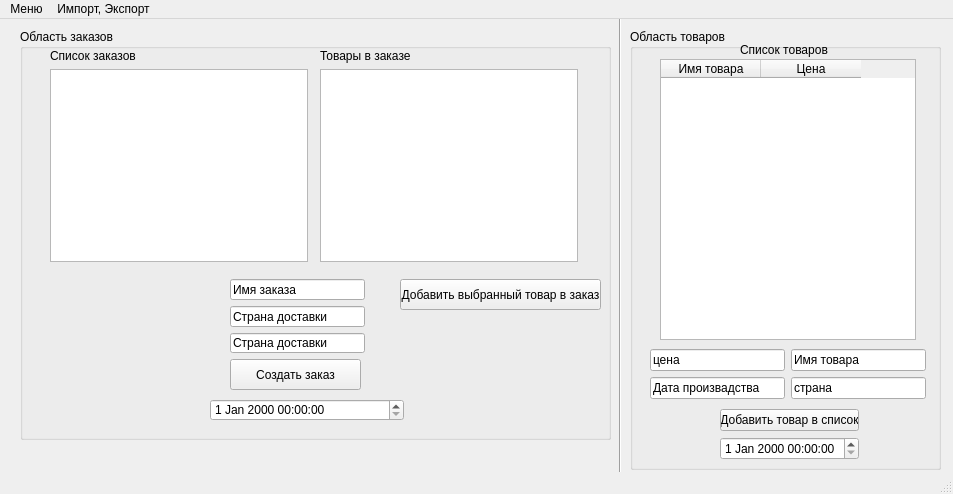
<?xml version="1.0" encoding="UTF-8"?>
<ui version="4.0">
 <class>MainWindow</class>
 <widget class="QMainWindow" name="MainWindow">
  <property name="enabled">
   <bool>true</bool>
  </property>
  <property name="geometry">
   <rect>
    <x>0</x>
    <y>0</y>
    <width>953</width>
    <height>494</height>
   </rect>
  </property>
  <property name="sizePolicy">
   <sizepolicy hsizetype="Fixed" vsizetype="Fixed">
    <horstretch>0</horstretch>
    <verstretch>0</verstretch>
   </sizepolicy>
  </property>
  <property name="minimumSize">
   <size>
    <width>953</width>
    <height>494</height>
   </size>
  </property>
  <property name="maximumSize">
   <size>
    <width>953</width>
    <height>494</height>
   </size>
  </property>
  <property name="cursor">
   <cursorShape>PointingHandCursor</cursorShape>
  </property>
  <property name="acceptDrops">
   <bool>false</bool>
  </property>
  <property name="windowTitle">
   <string>Управление заказами</string>
  </property>
  <property name="accessibleDescription">
   <string/>
  </property>
  <property name="animated">
   <bool>true</bool>
  </property>
  <property name="documentMode">
   <bool>false</bool>
  </property>
  <widget class="QWidget" name="centralwidget">
   <widget class="QGroupBox" name="groupBox">
    <property name="geometry">
     <rect>
      <x>630</x>
      <y>10</y>
      <width>311</width>
      <height>441</height>
     </rect>
    </property>
    <property name="title">
     <string>Область товаров</string>
    </property>
    <widget class="QTableWidget" name="tableOfAllGoods">
     <property name="geometry">
      <rect>
       <x>30</x>
       <y>30</y>
       <width>256</width>
       <height>281</height>
      </rect>
     </property>
     <column>
      <property name="text">
       <string>Имя товара</string>
      </property>
     </column>
     <column>
      <property name="text">
       <string>Цена</string>
      </property>
     </column>
    </widget>
    <widget class="QLabel" name="label_3">
     <property name="geometry">
      <rect>
       <x>110</x>
       <y>10</y>
       <width>101</width>
       <height>21</height>
      </rect>
     </property>
     <property name="text">
      <string>Список товаров</string>
     </property>
    </widget>
    <widget class="QWidget" name="layoutWidget">
     <property name="geometry">
      <rect>
       <x>20</x>
       <y>320</y>
       <width>276</width>
       <height>52</height>
      </rect>
     </property>
     <layout class="QVBoxLayout" name="verticalLayout_2">
      <item>
       <layout class="QHBoxLayout" name="horizontalLayout_2">
        <item>
         <widget class="QLineEdit" name="line_goodPrice">
          <property name="text">
           <string>цена</string>
          </property>
         </widget>
        </item>
        <item>
         <widget class="QLineEdit" name="line_goodName">
          <property name="text">
           <string>Имя товара</string>
          </property>
         </widget>
        </item>
       </layout>
      </item>
      <item>
       <layout class="QHBoxLayout" name="horizontalLayout">
        <item>
         <widget class="QLineEdit" name="line_goodDate">
          <property name="text">
           <string>Дата произвадства</string>
          </property>
         </widget>
        </item>
        <item>
         <widget class="QLineEdit" name="line_goodCountry">
          <property name="text">
           <string>страна</string>
          </property>
         </widget>
        </item>
       </layout>
      </item>
     </layout>
    </widget>
    <widget class="QWidget" name="layoutWidget">
     <property name="geometry">
      <rect>
       <x>90</x>
       <y>380</y>
       <width>139</width>
       <height>51</height>
      </rect>
     </property>
     <layout class="QVBoxLayout" name="verticalLayout_5">
      <item>
       <widget class="QPushButton" name="button_createGood">
        <property name="text">
         <string>Добавить товар в список</string>
        </property>
       </widget>
      </item>
      <item>
       <widget class="QDateTimeEdit" name="dateTime_Good"/>
      </item>
     </layout>
    </widget>
   </widget>
   <widget class="QGroupBox" name="groupBox_2">
    <property name="geometry">
     <rect>
      <x>20</x>
      <y>10</y>
      <width>591</width>
      <height>411</height>
     </rect>
    </property>
    <property name="title">
     <string>Область заказов</string>
    </property>
    <widget class="QPushButton" name="button_addGoodInOrder">
     <property name="geometry">
      <rect>
       <x>380</x>
       <y>250</y>
       <width>201</width>
       <height>31</height>
      </rect>
     </property>
     <property name="text">
      <string>Добавить выбранный товар в заказ</string>
     </property>
    </widget>
    <widget class="QPushButton" name="button_createOrder">
     <property name="geometry">
      <rect>
       <x>210</x>
       <y>330</y>
       <width>131</width>
       <height>31</height>
      </rect>
     </property>
     <property name="text">
      <string>Создать заказ</string>
     </property>
    </widget>
    <widget class="QDateTimeEdit" name="dateTime_Order">
     <property name="geometry">
      <rect>
       <x>190</x>
       <y>370</y>
       <width>194</width>
       <height>22</height>
      </rect>
     </property>
    </widget>
    <widget class="QWidget" name="layoutWidget">
     <property name="geometry">
      <rect>
       <x>210</x>
       <y>250</y>
       <width>135</width>
       <height>74</height>
      </rect>
     </property>
     <layout class="QVBoxLayout" name="verticalLayout">
      <item>
       <widget class="QLineEdit" name="line_orderName">
        <property name="text">
         <string>Имя заказа</string>
        </property>
       </widget>
      </item>
      <item>
       <widget class="QLineEdit" name="line_orderCountry">
        <property name="text">
         <string>Страна доставки</string>
        </property>
       </widget>
      </item>
      <item>
       <widget class="QLineEdit" name="line_orderDilivery">
        <property name="text">
         <string>Страна доставки</string>
        </property>
       </widget>
      </item>
     </layout>
    </widget>
    <widget class="QWidget" name="layoutWidget">
     <property name="geometry">
      <rect>
       <x>30</x>
       <y>20</y>
       <width>258</width>
       <height>213</height>
      </rect>
     </property>
     <layout class="QVBoxLayout" name="verticalLayout_3">
      <item>
       <widget class="QLabel" name="label">
        <property name="text">
         <string>Список заказов</string>
        </property>
       </widget>
      </item>
      <item>
       <widget class="QListWidget" name="listWidget_Orders"/>
      </item>
     </layout>
    </widget>
    <widget class="QWidget" name="layoutWidget">
     <property name="geometry">
      <rect>
       <x>300</x>
       <y>20</y>
       <width>258</width>
       <height>213</height>
      </rect>
     </property>
     <layout class="QVBoxLayout" name="verticalLayout_4">
      <item>
       <widget class="QLabel" name="label_2">
        <property name="text">
         <string>Товары в заказе</string>
        </property>
       </widget>
      </item>
      <item>
       <widget class="QListView" name="listView_goodsInOrders"/>
      </item>
     </layout>
    </widget>
   </widget>
   <widget class="Line" name="line">
    <property name="geometry">
     <rect>
      <x>610</x>
      <y>-50</y>
      <width>20</width>
      <height>761</height>
     </rect>
    </property>
    <property name="orientation">
     <enum>Qt::Vertical</enum>
    </property>
   </widget>
  </widget>
  <widget class="QMenuBar" name="menubar">
   <property name="geometry">
    <rect>
     <x>0</x>
     <y>0</y>
     <width>953</width>
     <height>21</height>
    </rect>
   </property>
   <widget class="QMenu" name="menu">
    <property name="title">
     <string>Меню</string>
    </property>
    <addaction name="action_Quit"/>
   </widget>
   <widget class="QMenu" name="menu_2">
    <property name="title">
     <string>Импорт, Экспорт</string>
    </property>
    <addaction name="action_loadFromFile"/>
    <addaction name="action_uploadToFile"/>
   </widget>
   <addaction name="menu"/>
   <addaction name="menu_2"/>
  </widget>
  <widget class="QStatusBar" name="statusbar"/>
  <action name="action_Quit">
   <property name="text">
    <string>Выход</string>
   </property>
  </action>
  <action name="action">
   <property name="text">
    <string>Сохранить в файл</string>
   </property>
  </action>
  <action name="action_loadFromFile">
   <property name="text">
    <string>Загрузить из файла</string>
   </property>
  </action>
  <action name="action_uploadToFile">
   <property name="text">
    <string>Сохранить в файл</string>
   </property>
  </action>
 </widget>
 <resources/>
 <connections/>
</ui>
